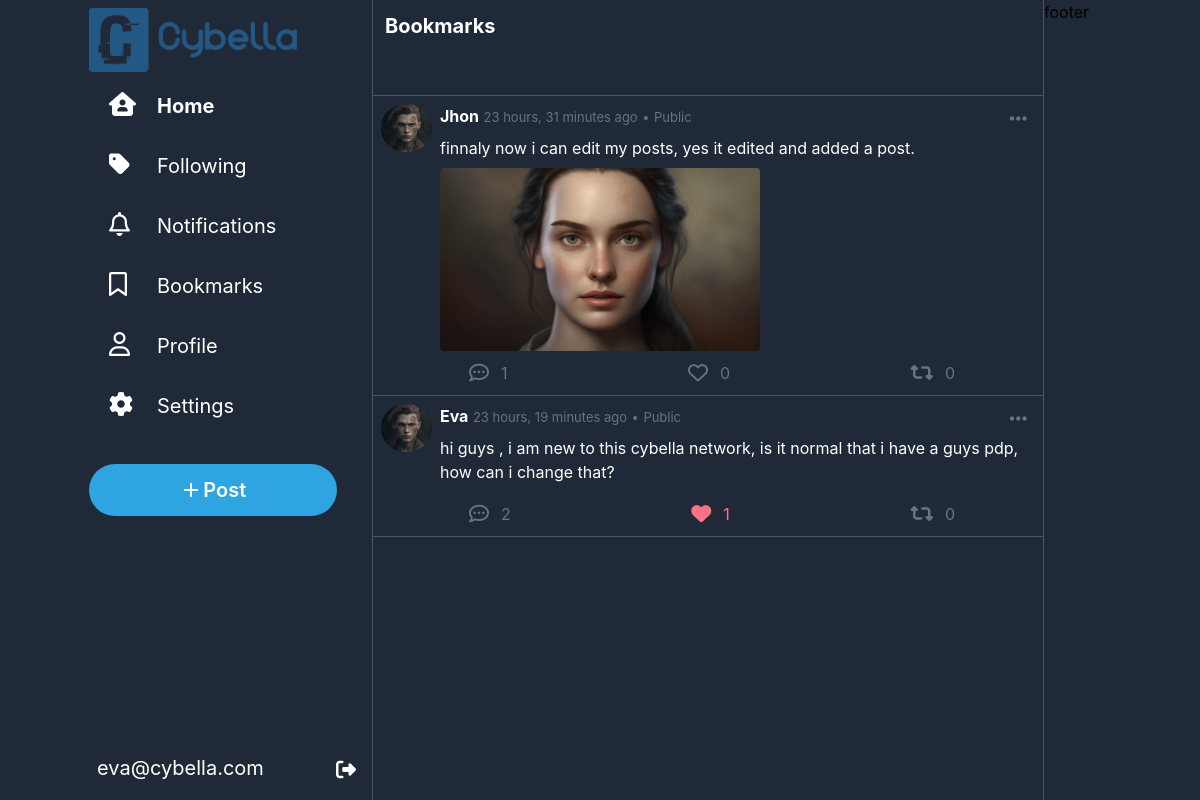
Page /bookmark (signed in) on the committed database.
### network/models.py (models this page shows, shortened)
class User(AbstractUser):
    picture = models.ImageField(upload_to="network/images/profile_pictures", blank=True, null=True,default="network/images/profile_pictures/default.png")
    followers = models.ManyToManyField("self", symmetrical=False, blank=True, related_name="following")
    bookmarks = models.ManyToManyField("Post", blank=True, related_name="bookmarked_by")
    def __str__(self):
        return f"{self.username}"

class Post(models.Model):
    user = models.ForeignKey(User, on_delete=models.CASCADE, related_name="user")
    content = models.CharField(max_length=500)
    timestamp = models.DateTimeField(auto_now_add=True)
    likes = models.ManyToManyField(User, blank=True, related_name="liked_posts")
    images = models.ImageField(upload_to="network/images/posts", blank=True, null=True)
    repost = models.ForeignKey("self", on_delete=models.CASCADE, blank=True, null=True, related_name="reposts")
    parent_post = models.ForeignKey("self", on_delete=models.CASCADE, blank=True, null=True, related_name="comments")
    def is_reposted(self, user):
        return self.reposts.filter(user=user).exists()
    def is_a_repost(self):
        return self.repost is not None and self.user != self.repost.user

### network/views.py (the view)
# urls.py: path("bookmark",views.view_bookmarks, name="bookmark"),
def view_bookmarks(request):
    bookmarks = request.user.bookmarks.all()
    return render(request, "network/bookmark.html", {
        "posts": bookmarks
    })

### network/templatetags/custom_filters.py (called while the page is built)
@register.filter
def is_reposted_by_user(post, user):
    return post.is_reposted(user)

@register.filter
def is_repost(post):
    return post.is_a_repost()

### network/templates/network/bookmark.html (shortened to what this page needs)
{% extends "network/layout.html" %}
{% load static %}
{% load custom_filters %}
{% block body %}
    <div class=" w-full backdrop-blur-md backdrop-filter h-24 bg-gray-800 sticky p-3 text-xl text-white font-bold border-b border-gray-600">
        Bookmarks
    </div>
    {%for post in posts%}
        <div id="post{{post.id}}" class="w-full mx-auto bg-gray-800 pb-1 p-2 text-white border-b border-gray-600 hover:cursor-pointer hover:bg-slate-800">
            <div onclick="window.location.href='{% url 'post' post_id=post.id %}'" class="flex ">
                <img class="w-14 h-12 rounded-full mr-2" src="{{post.user.picture.url}}" alt="user Avatar">
                <div class="w-full">
                    <div class="flex justify-between">
                        <div>
                            <span class="font-bold">{{post.user|title}}</span>
                            <span class="text-gray-500 text-[13px]">{{post.timestamp|timesince}} ago</span>
                            <span class="text-gray-500 text-[13px]">•</span>
                            <span class="text-gray-500 text-[13px]">Public</span>
                        </div>
                        <div onclick="event.stopPropagation(); showOptions(this)"  class="relative hover:cursor-pointer rounded-full hover:bg-blue-600 hover:bg-opacity-20 px-2 py-1">
                            <i class="fa-solid fa-ellipsis-h text-xl text-gray-500  hover:text-blue-400"></i>
                        </div>
                    </div>
                    <div class="text-md w-full pl-0 pt-0 p-2  ">{{post.content}}</div>
                    {% if post.images %}
                        <div id="images-container" class="">
                            <img class="max-w-xs max-h-xs rounded" src="{{post.images.url}}" alt="post image">
                        </div>
                    {%endif%}
                </div>
            </div>
            <div class="flex justify-between mt-1 mx-20 text-gray-500">
                <div onclick="openCommentBox('{{post.user|title}}','{{post.timestamp|timesince}}','{{post.content}}','{{post.user.picture.url}}','{{post.id}}')" class="flex hover:text-blue-400 hover:cursor-pointer"><i class="fa-regular fa-comment-dots text-xl rounded-full hover:bg-blue-400 hover:bg-opacity-20 p-2 "></i><span class="mt-1.5 ml-1">{{post.comments.all.count}}</span></div>
                {% if user not in post.likes.all%}
                    <div id="like" onclick="like(this,{{post.id}})" class="flex hover:text-rose-400 hover:cursor-pointer"><i class="fa-regular fa-heart text-xl rounded-full hover:bg-rose-400 hover:bg-opacity-20 p-2"></i><span class="mt-1.5 ml-1">{{post.likes.count}}</span></div>
                {%else%}
                    <div id="like" onclick="like(this,{{post.id}})" class="flex hover:text-rose-400 hover:cursor-pointer text-rose-400"><i class="fa-solid fa-heart text-xl rounded-full hover:bg-rose-400 hover:bg-opacity-20 p-2"></i><span class="mt-1.5 ml-1">{{post.likes.count}}</span></div>
                {%endif%}
                {% if not user.is_authenticated or not post|is_reposted_by_user:user%}
                    <div id="repost" onclick="repost(this,{{post.id}})" class="flex hover:text-emerald-500 hover:cursor-pointer"><i class="fa-solid fa-retweet text-xl rounded-full hover:bg-emerald-500 hover:bg-opacity-20 p-2"></i><span class="mt-1.5 ml-1">{{post.reposts.count}}</span></div>
                {%else%}
                    <div id="repost" onclick="repost(this,{{post.id}})" class="flex text-emerald-500 hover:text-emerald-500 hover:cursor-pointer"><i class="fa-solid fa-retweet text-xl rounded-full hover:bg-emerald-500 hover:bg-opacity-20 p-2"></i><span class="mt-1.5 ml-1">{{post.reposts.count}}</span></div>
                {%endif%}
            </div>
        </div>
    {%endfor%}
{% endblock %}
{% block footer %}
    footer
{% endblock %}

### network/templates/network/layout.html (shortened to what this page needs)
{% load static %}
{% load static tailwind_tags %}
<!DOCTYPE html>
<html lang="en">
    <head>
        {% tailwind_css %}
        <link rel ="stylesheet" href="{% static 'network/css/styles.css' %}">
    </head>
    <body class="overflow-hidden w-screen h-screen flex flex-row">
        <nav class=" container  max-w-[31%] flex flex-col p-2  flex-grow bg-gray-800 h-screen items-end fixed">
            <div class="sidebar flex flex-col text-xl font-normal text-white w-[275px] h-full justify-between">
                <div class="w-full">
                    <div id="logo" class="">
                        <div class="">
                            <img src="{% static 'network/Images/C_logo.png' %}" alt="logo" class="w-18 h-16">
                        </div>
                    </div>
                    <a class="flex py-1 text-center sidebar-link my-2" href="{%url "index"%}"><div class=" p-2 px-5 justify-center"><i class="fa-solid fa-house-user text-2xl mr-8 w-4"></i><span class="font-bold">Home</span></div></a>
                    <a class="flex py-1 text-center sidebar-link my-2" href="#"><div class="p-2 px-5 justify-center"><i class="fa-solid fa-tag text-2xl mr-8 w-4 "></i><span>Following</span></div></a>
                    <a class="flex py-1 text-center sidebar-link my-2" href="#"><div class="p-2 px-5 justify-center"><i class="fa-regular fa-bell text-2xl mr-8 w-4"></i><span>Notifications</span></div></a>
                    <a class="flex py-1 text-center sidebar-link my-2" href="{%url "bookmark"%}"><div class="p-2 px-5 justify-center"><i class="fa-regular fa-bookmark text-2xl mr-8 w-4"></i><span>Bookmarks</span></div></a>
                    <a class="flex py-1 text-center sidebar-link my-2" href="#"><div class="p-2 px-5 justify-center"><i class="fa-regular fa-user text-2xl mr-8 w-4"></i><span>Profile</span></div></a>
                    <a class="flex py-1 text-center sidebar-link my-2" href="#"><div class="p-2 px-5 justify-center"><i class="fa-solid fa-cog text-2xl mr-8 w-4"></i><span>Settings</span></div></a>
                    <button onclick="" class="tweet mt-6 w-[90%] p-3">
                        <span><svg xmlns="http://www.w3.org/2000/svg" viewBox="0 0 24 24" width="24" height="24"><path fill="none" d="M0 0h24v24H0z"></path><path fill="currentColor" d="M11 11V5h2v6h6v2h-6v6h-2v-6H5v-2z"></path></svg> Post</span>
                    </button>
                </div>
                <div>
                    {% if user.is_authenticated %}
                        <a class="p-2 text-center logout flex justify-between" href="{% url 'logout' %}"><span>{{user.email}}</span><div class="pt-0.5"><i class="fa-solid fa-right-from-bracket text-xl"></i></div></a>
                    {% else %}
                        <a class="p-2 text-center logout flex justify-between" href="{% url 'login' %}"><span>Log In/Register</span><div class="pt-0.5"><i class="fa-solid fa-right-to-bracket text-2xl"></i></div></a>
                    {% endif %}
                </div>
            </div>
        </nav>
        <div class="body h-screen flex flex-row w-[69%] ml-[31%] ">
            <div class="bg-gray-800 flex-grow relative border-x border-gray-600 max-w-2xl overflow-y-scroll">
                {% block body %}
                {% endblock %}
            </div>
            <div class="bg-gray-800 flex-grow">
                {% block footer %}
                {% endblock %}
            </div>
        </div>
    </body>
</html>

### network/static/network/css/styles.css (style rules this page uses)
* { font-family:"TwitterChirp",-apple-system,BlinkMacSystemFont,"Segoe UI",Roboto,Helvetica,Arial,sans-serif; }
.tweet { background-color: #2ea5e0; border-radius: 9999px; transition: all ease-in-out 0.2s; }
.tweet span { display: flex; justify-content: center; align-items: center; color: #fff; font-weight: 600; }

### rows in the picture
User: email "eva@cybella.com"
Post: user.picture (placeholder picture), user "Jhon", timestamp "23 hours, 31 minutes", content "finnaly now i can edit my posts, yes it edited and added a post.", images (picture), comments.all.count "1", likes.count "0", reposts.count "0"
Post: user.picture (placeholder picture), user "Eva", timestamp "23 hours, 19 minutes", content "hi guys , i am new to this cybella network, is it normal that i have a guys pdp, how can i change that?", comments.all.count "2", likes.count "1", reposts.count "0"
